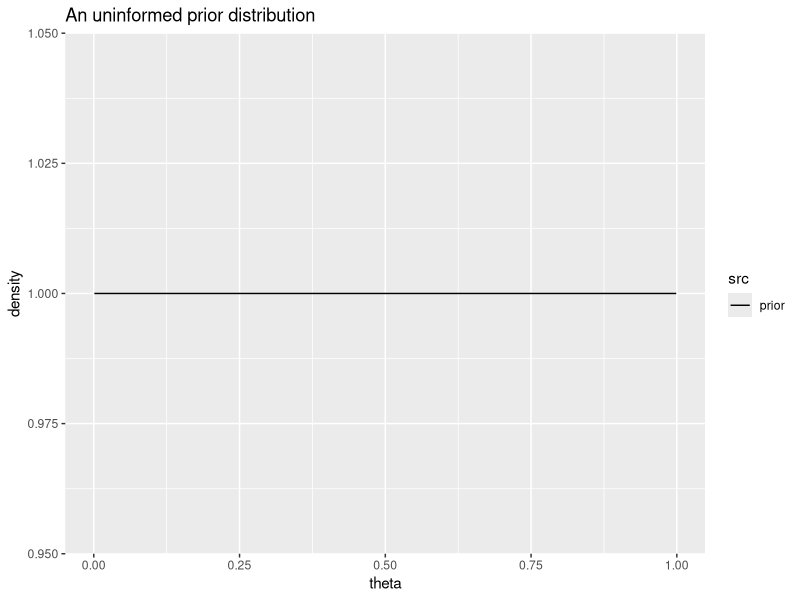
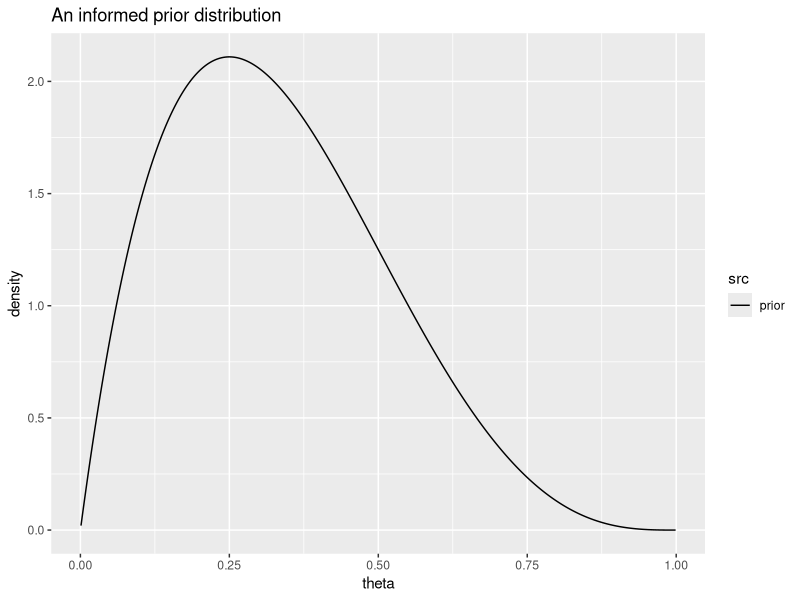
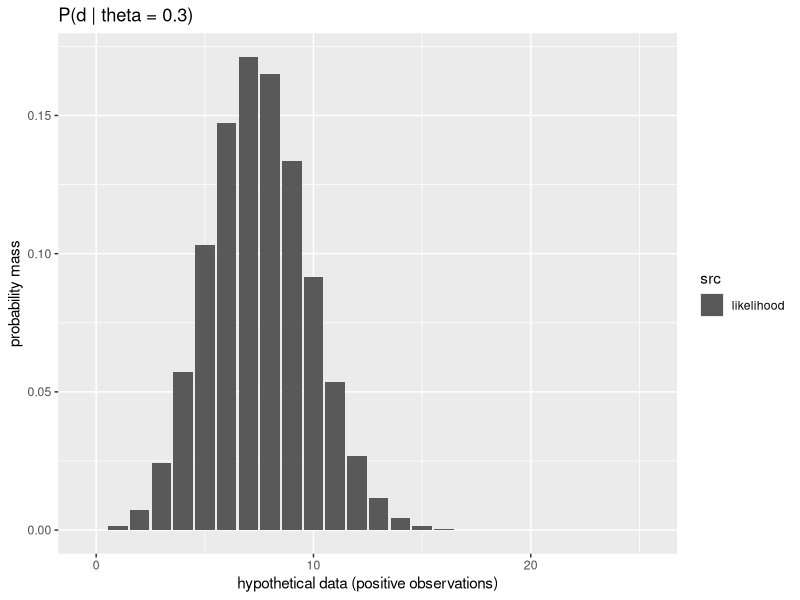
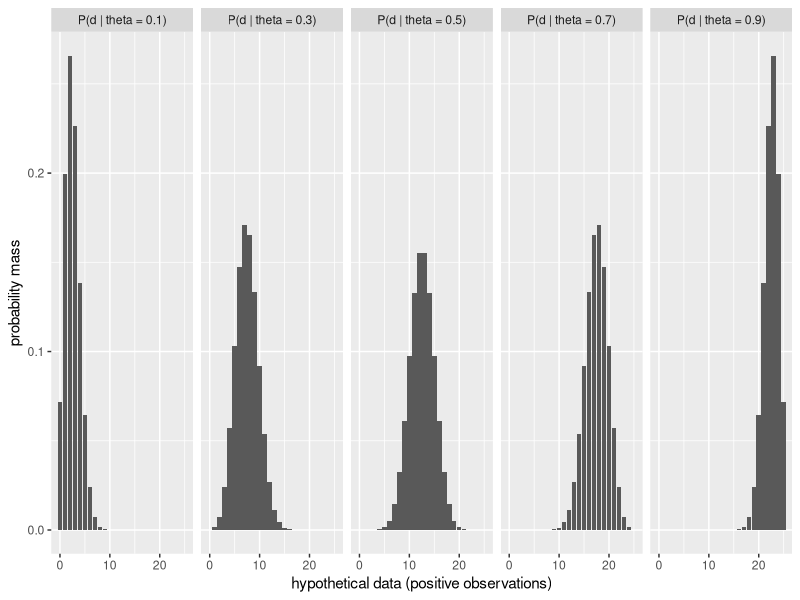
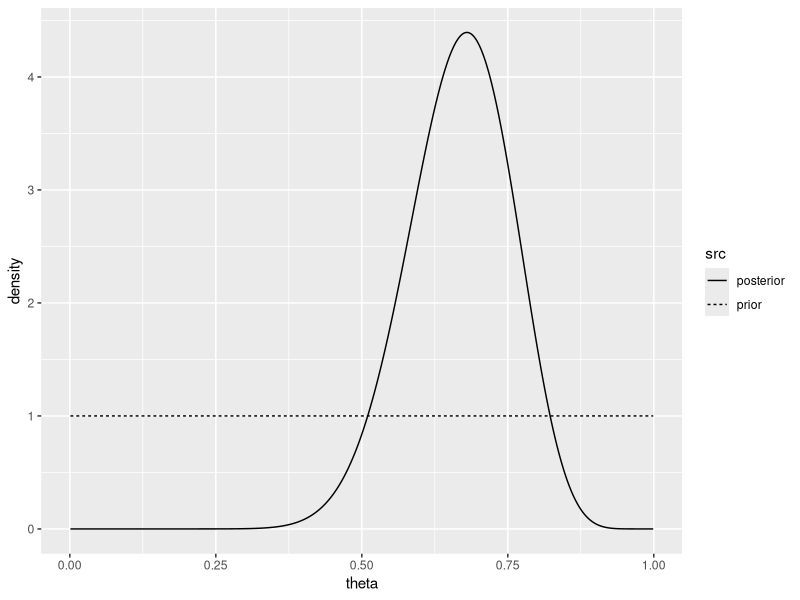
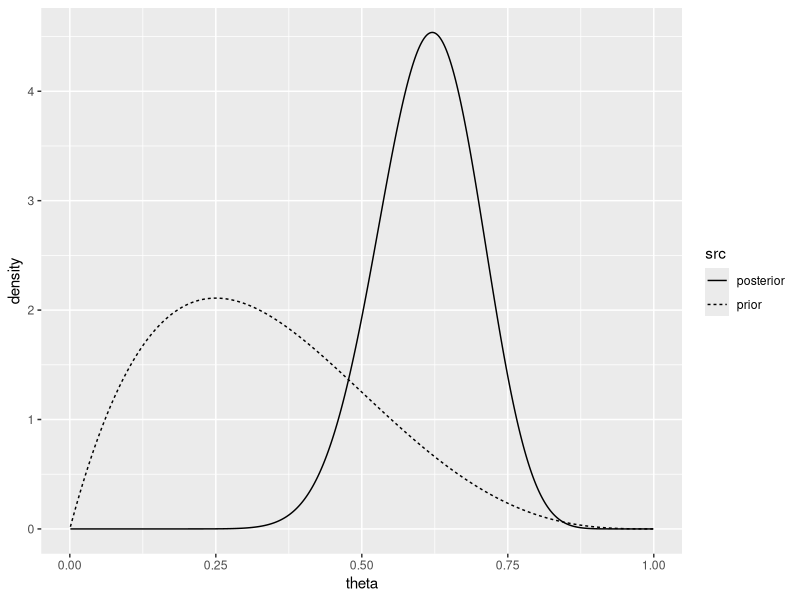

Generate these figures, in order, with R:
## ---- chunk 1
library(knitr)
library(tidyverse)
opts_chunk$set(echo=TRUE, 
               warning=FALSE, message=FALSE, 
               cache=FALSE)
## ---- chunk 2
prior_parameters <- list(shape1 = 1, shape2 = 1) # as shape1 increases, the prior will favor higher numbers; as shape2 increases, the prior will favor lower numbers

bins <- seq(0.001, 0.999, 0.001)

data.frame(
  src = rep("prior", length(bins)),
  theta = bins,
  density = dbeta(x = bins, shape1 = prior_parameters$shape1,
          shape2 = prior_parameters$shape2)
) %>%
  ggplot(., aes( x = theta, y = density, linetype = src))+
  geom_line()+
  ggtitle("An uninformed prior distribution")

## ---- chunk 3
prior_parameters <- list(shape1 = 2, shape2 = 4) # as shape1 increases, the prior will favor higher numbers; as shape2 increases, the prior will favor lower numbers

data.frame(
  src = rep("prior", length(bins)),
  theta = bins,
  density = dbeta(x = bins, shape1 = prior_parameters$shape1,
          shape2 = prior_parameters$shape2)
) %>%
  ggplot(., aes( x = theta, y = density, linetype = src))+
  geom_line()+
  ggtitle("An informed prior distribution")

## ---- chunk 4
hypothetical_true_population_parameter <- 0.3
data_bins <- seq(0, 25, 1)

data.frame(
  src = rep("likelihood", length(data_bins)),
  x = data_bins,
  prob = dbinom(x = data_bins, size = 25, p = hypothetical_true_population_parameter)
) %>%
  ggplot(., aes( x = x, y = prob, linetype = src))+
  geom_col()+
  xlab("hypothetical data (positive observations)")+
  ylab("probability mass")+
  ggtitle(paste("P(d | theta = ",hypothetical_true_population_parameter ,")", sep = ""))
## ---- chunk 5
hypothetical_true_population_parameter <- 0.3
data_bins <- seq(0, 25, 1)

data.frame(
  src = paste("P(d | theta = ", c(
    rep(0.1, length(data_bins)),
    rep(0.3, length(data_bins)),
    rep(0.5, length(data_bins)),
    rep(0.7, length(data_bins)),
    rep(0.9, length(data_bins))
  ), ")", sep = ""),
  x = c(data_bins,data_bins,data_bins,data_bins,data_bins),
  prob = c(
    dbinom(x = data_bins, size = 25, p = 0.1),
    dbinom(x = data_bins, size = 25, p = 0.3),
    dbinom(x = data_bins, size = 25, p = 0.5),
    dbinom(x = data_bins, size = 25, p = 0.7),
    dbinom(x = data_bins, size = 25, p = 0.9)
    )
) %>%
  ggplot(., aes( x = x, y = prob))+
  geom_col()+
  xlab("hypothetical data (positive observations)")+
  ylab("probability mass")+
  facet_wrap(~src, nrow = 1)
## ---- chunk 6
prior_parameters <- list(shape1 = 1, shape2 = 1) # as shape1 increases, the prior will favor higher numbers; as shape2 increases, the prior will favor lower numbers

observed_data <- 17
number_of_observations <- 25

# this example is a classic Beta-Binomial problem, where the posterior distribution can be computed analytically
posterior_parameters <- list(
  shape1 = prior_parameters$shape1 + observed_data,
  shape2 = prior_parameters$shape2 + number_of_observations - observed_data
  )

bins <- seq(0.001, 0.999, 0.001)

data.frame(
  src = c(
    rep("posterior",length(bins)), 
    rep("prior", length(bins))
    ),
  theta = c(bins, bins),
  density = c(
    dbeta(x = bins, shape1 = posterior_parameters$shape1,
          shape2 = posterior_parameters$shape2),
    dbeta(x = bins, shape1 = prior_parameters$shape1,
          shape2 = prior_parameters$shape2)
  )
) -> df_posterior


df_posterior %>%
  ggplot(., aes( x = theta, y = density, linetype = src))+
  geom_line()

## ---- chunk 7
df_posterior %>%
  filter(src == "posterior") %>%
  summarize(
    MAP = theta[which.max(density)]
  )
## ---- chunk 8
df_posterior %>%
  filter(src == "posterior") %>%
  mutate(norm_prob = density / sum(density)) %>% # this calculation is technically an integral (not a sum), but we can approximate it by normalizing the density values into probabilities
  filter(theta > 0.5) %>%
  summarize(
    prob_gt_0.5 = sum(norm_prob)
  )

# since the posterior is analytically computed and we know (from mathematical analysis) that the shape of the posterior is a Beta distribution, we can also calculate this probability using the `pbeta` function

# 1 - pbeta(0.5, posterior_parameters$shape1, posterior_parameters$shape2)
## ---- chunk 9
qbeta(p = c(0.025, 0.975),
      shape1 = posterior_parameters$shape1, 
      shape2 = posterior_parameters$shape2)
## ---- chunk 10
informed_prior_parameters <- list(shape1 = 2, shape2 = 4) # as shape1 increases, the prior will favor higher numbers; as shape2 increases, the prior will favor lower numbers

observed_data <- 17
number_of_observations <- 25

# this example is a classic Beta-Binomial problem, where the posterior distribution can be computed analytically
informed_posterior_parameters <- list(
  shape1 = informed_prior_parameters$shape1 + observed_data,
  shape2 = informed_prior_parameters$shape2 + number_of_observations - observed_data
  )

bins <- seq(0.001, 0.999, 0.001)

data.frame(
  src = c(
    rep("posterior",length(bins)), 
    rep("prior", length(bins))
    ),
  theta = c(bins, bins),
  density = c(
    dbeta(x = bins, 
          shape1 = informed_posterior_parameters$shape1,
          shape2 = informed_posterior_parameters$shape2),
    dbeta(x = bins, 
          shape1 = informed_prior_parameters$shape1,
          shape2 = informed_prior_parameters$shape2)
  )
) -> df_posterior_informed


df_posterior_informed %>%
  ggplot(., aes( x = theta, y = density, linetype = src))+
  geom_line()
## ---- chunk 11
df_posterior_informed %>%
  filter(src == "posterior") %>%
  summarize(
    MAP = theta[which.max(density)]
  )
## ---- chunk 12
df_posterior_informed %>%
  filter(src == "posterior") %>%
  mutate(norm_prob = density / sum(density)) %>% # this calculation is technically an integral (not a sum), but we can approximate it by normalizing the density values into probabilities
  filter(theta > 0.5) %>%
  summarize(
    prob_gt_0.5 = sum(norm_prob)
  )
## ---- chunk 13
qbeta(p = c(0.025, 0.975),
      shape1 = informed_posterior_parameters$shape1, 
      shape2 = informed_posterior_parameters$shape2)
